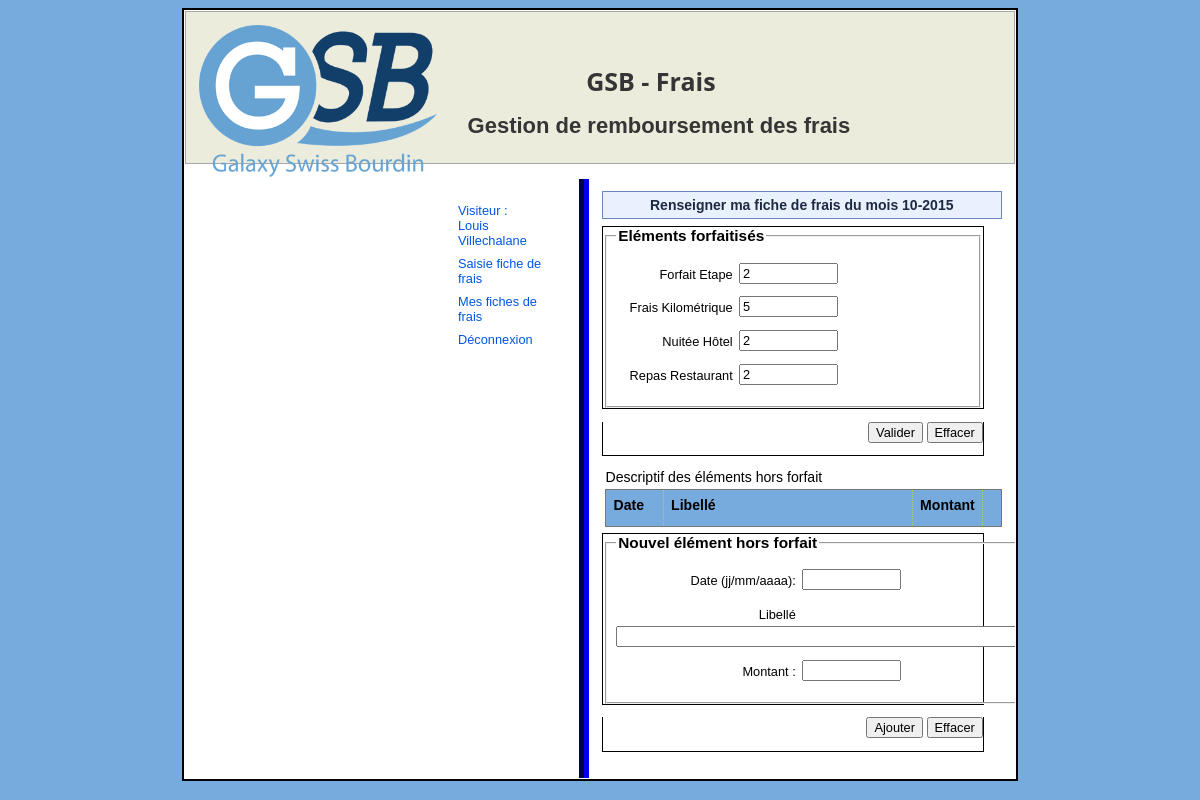
The page /index.php?uc=gererFrais&action=saisirFrais (signed in) on the database its author committed.
### tables this page shows
CREATE TABLE IF NOT EXISTS `lignefraisforfait` (
  `idVisiteur` char(4) NOT NULL,
  `mois` char(6) NOT NULL,
  `idFraisForfait` char(3) NOT NULL,
  `quantite` int(11) DEFAULT NULL,
  PRIMARY KEY (`idVisiteur`,`mois`,`idFraisForfait`),
  KEY `idFraisForfait` (`idFraisForfait`)
);

CREATE TABLE IF NOT EXISTS `fraisforfait` (
  `id` char(3) NOT NULL,
  `libelle` char(20) DEFAULT NULL,
  `montant` decimal(5,2) DEFAULT NULL,
  PRIMARY KEY (`id`)
);

### controleurs/c_gererFrais.php (called while the page is built, shortened)
<?php
include("vues/v_sommaire.php");
$idVisiteur = $_SESSION['idVisiteur'];
$mois = getMois(date("d/m/Y"));
$numAnnee =substr( $mois,0,4);
$numMois =substr( $mois,4,2);
$lesFraisForfait= $pdo->getLesFraisForfait($idVisiteur,$mois);
include("vues/v_listeFraisForfait.php");
include("vues/v_listeFraisHorsForfait.php");
?>

### include/fct.inc.php (called while the page is built, shortened)
<?php
function getMois($date){
		@list($jour,$mois,$annee) = explode('/',$date);
		return $annee.$mois;
}
?>

### include/class.pdogsb.inc.php (called while the page is built, shortened)
<?php
class PdoGsb{
      	private static $serveur='mysql:host=localhost';
      	private static $bdd='dbname=gsbv2';
      	private static $user='root' ;
      	private static $mdp='' ;
		private static $monPdo;
		private static $monPdoGsb=null;
	private function __construct(){
    	PdoGsb::$monPdo = new PDO(PdoGsb::$serveur.';'.PdoGsb::$bdd, PdoGsb::$user, PdoGsb::$mdp);
		PdoGsb::$monPdo->query("SET CHARACTER SET utf8");
	}
	public  static function getPdoGsb(){
		if(PdoGsb::$monPdoGsb==null){
			PdoGsb::$monPdoGsb= new PdoGsb();
		}
		return PdoGsb::$monPdoGsb;
	}
	public function getLesFraisForfait($idVisiteur, $mois){
		$req = "select fraisforfait.id as idfrais, fraisforfait.libelle as libelle,
		lignefraisforfait.quantite as quantite from lignefraisforfait inner join fraisforfait
		on fraisforfait.id = lignefraisforfait.idfraisforfait
		where lignefraisforfait.idvisiteur ='$idVisiteur' and lignefraisforfait.mois='$mois'
		order by lignefraisforfait.idfraisforfait";
		$res = PdoGsb::$monPdo->query($req);
		$lesLignes = $res->fetchAll();
		return $lesLignes;
	}
}
?>

### vues/v_listeFraisForfait.php (the view)
   <h2>Renseigner ma fiche de frais du mois <?php echo $numMois."-".$numAnnee ?></h2>
   <form method="POST"  action="index.php?uc=gererFrais&action=validerMajFraisForfait">
   <div class="corpsForm">
       <fieldset>
         <legend>Eléments forfaitisés
         </legend>
<?php
	foreach ($lesFraisForfait as $unFrais)
	{
		$idFrais = $unFrais['idfrais'];
		$libelle = $unFrais['libelle'];
		$quantite = $unFrais['quantite'];
?>
		<p>
			<label for="idFrais"><?php echo $libelle ?></label>
			<input type="text" id="idFrais" name="lesFrais[<?php echo $idFrais?>]" size="10" maxlength="5" value="<?php echo $quantite?>" >
		</p>
<?php
	}
?>
       </fieldset>
   </div>
   <div class="piedForm">
   <p>
     <input id="ok" type="submit" value="Valider" size="20" />
     <input id="annuler" type="reset" value="Effacer" size="20" />
   </p>
   </div>
   </form>

### styles/styles.css (style rules this page uses)
body { background-color: #77AADD; background-image: url(imgs/FONDGLOBAL.jpg); background-repeat: repeat-x; margin:0% 0%; padding : 0.6em; font-family:"Trebuchet MS",Verdana,Geneva,Arial,Helvetica,sans-serif; font-size:0.8em; }
#contenu h2 { font-size : large; text-align:left; margin:0; margin-bottom:0.5em; }
.corpsForm { border : solid 0.1em #000; border-bottom-width:1px; margin-bottom : 0em; width : 95%; }
.piedForm { border-bottom-width : 0.1em; border-left-width : 0.1em; border-right-width : 0.1em; border-top-width : 0em; border-style : solid; border-color : #000; text-align:right ; width : 95%; margin-top:0em; }
form { margin-bottom:1em; }
.corpsForm legend { font-weight:bold; font-size:1.2em; }
.corpsForm label { float: left; text-align:right; width:33%; margin: 0; padding: 0 .5em 0 0; line-height: 1.8; }
input, button, textarea, select { font-family:"Trebuchet MS", sans-serif; font-size : 1em; }
#contenu h2 { text-align: center; font-family: Verdana, Arial, Helvetica, sans-serif; font-size: 14px; font-weight: bold; color: #1D2941; text-decoration: none; border: 1px solid #6988BE; padding-left: 25px; background-color: #E9F1FE; height: auto; padding: 5px; }

### rows shown on the page
lignefraisforfait: idFraisForfait.libelle "Forfait Etape", quantite "2"
lignefraisforfait: idFraisForfait.libelle "Frais Kilométrique", quantite "5"
lignefraisforfait: idFraisForfait.libelle "Nuitée Hôtel", quantite "2"
lignefraisforfait: idFraisForfait.libelle "Repas Restaurant", quantite "2"

### other values the page prints
$_SESSION['prenom'] "Louis"
$_SESSION['nom'] "Villechalane"
$numMois "10"
$numAnnee "2015"
